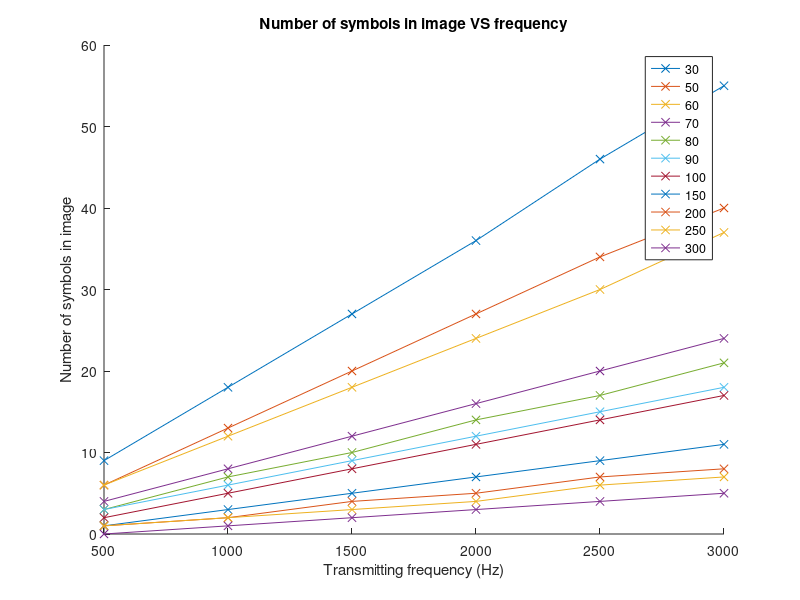

MATLAB code for this plot: (Note: this script raises an error after producing the figure.)
dist = [30,50,60,70,80,90,100,150,200,250,300];
pixels = [1760,1300,1180,780,676,588,548,368,280,234,184];
freq = 500:500:3000;
N_bits = zeros(length(freq),length(dist));
tr = 10.5*1e-6;

for f = 1:length(freq)
    for i = 1:length(pixels)
        N_bits(f,i) = floor(freq(f) * pixels(i) * tr);
    end
end

figure('Name','Number of symbols read at different distances');
hold on;

for i=1:length(dist)
    plot(freq, N_bits(:,i),'x-','DisplayName',num2str(dist(i)));
end
hold off;

title('Number of symbols in image VS frequency');
xlabel('Transmitting frequency (Hz)');
ylabel('Number of symbols in image');
lgd = legend('show');
lgd.FontSize = 15;
title(lgd,'Distance from light(cm)')